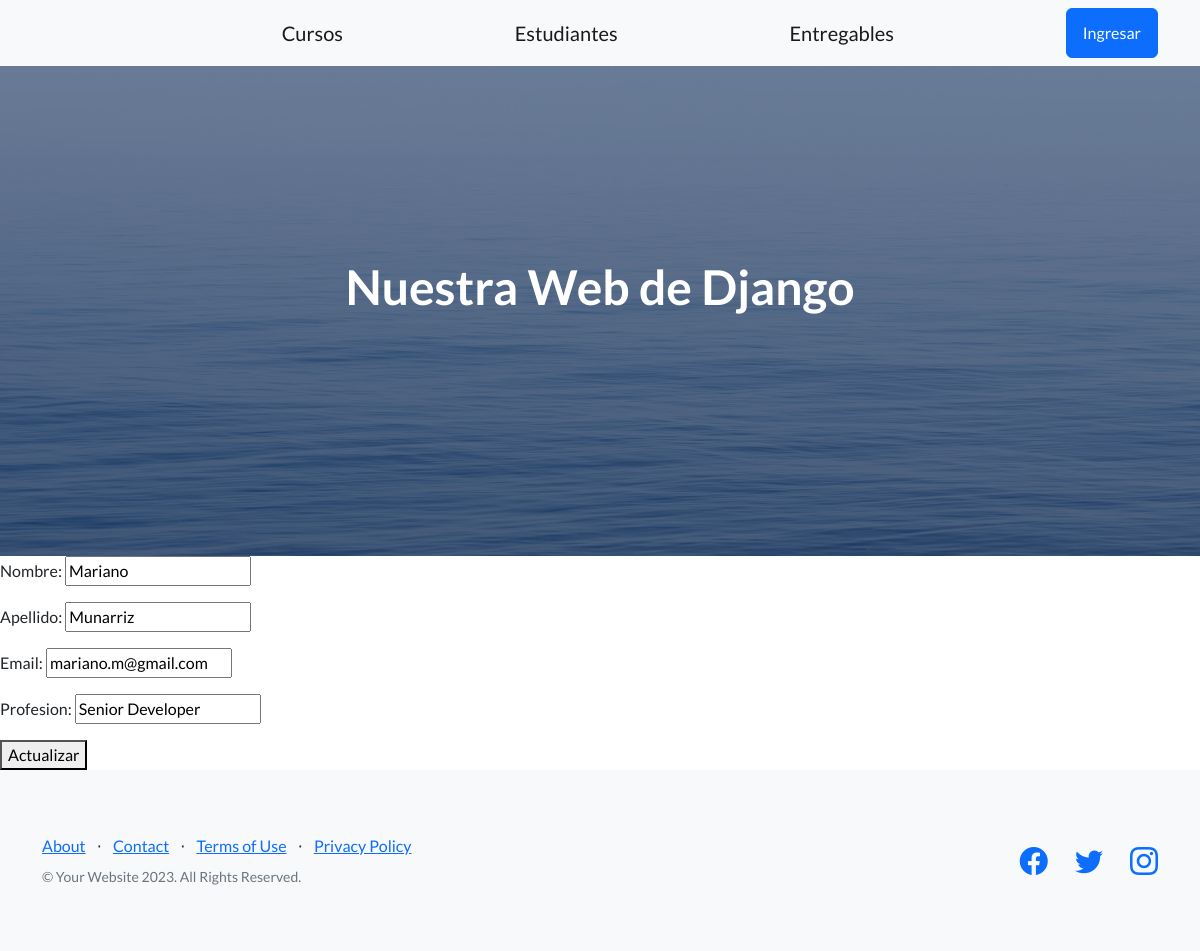
/app-coder/edita-profesor/2, run on the app's committed database.
### AppCoder/models.py (models this page shows, shortened)
class Profesor(models.Model):
  nombre = models.CharField(max_length=30)
  apellido = models.CharField(max_length=30)
  email = models.EmailField()
  profesion = models.CharField(max_length=30)
  user_id = models.OneToOneField(User, on_delete=models.CASCADE)
  cursos = models.ManyToManyField(Curso)

### AppCoder/views.py (the view)
# urls.py: path('edita-profesor/<int:id>', editar_profesor, name='EditaProfesor'),
def editar_profesor(req, id):
  if req.method == 'POST':
    miFormulario = ProfesorFormulario(req.POST)
    if miFormulario.is_valid():
      data = miFormulario.cleaned_data
      profesor = Profesor.objects.get(id=id)
      profesor.nombre = data["nombre"]
      profesor.apellido = data["apellido"]
      profesor.email = data["email"]
      profesor.profesion = data["profesion"]
      profesor.save()
      return render(req, "inicio.html", {"message": "Profesor actualizado con éxito"})
    else:
      return render(req, "inicio.html", {"message": "Datos inválidos"})
  else:
    profesor = Profesor.objects.get(id=id)
    miFormulario = ProfesorFormulario(initial={
      "nombre": profesor.nombre,
      "apellido": profesor.apellido,
      "email": profesor.email,
      "profesion": profesor.profesion,
    })
    return render(req, "editar_profesor.html", {"miFormulario": miFormulario, "id": profesor.id})

### AppCoder/forms.py
class ProfesorFormulario(forms.Form):
  nombre = forms.CharField()
  apellido = forms.CharField()
  email = forms.EmailField()
  profesion = forms.CharField()

### AppCoder/templates/editar_profesor.html
{% extends 'padre.html' %}
{% block contenidoQueCambia %}
<form action="{% url 'EditaProfesor' id %}" method="post">{% csrf_token %}
  {{miFormulario.as_p}}
  <button type="submit"> Actualizar </button>
</form>
{% endblock contenidoQueCambia %}

### data on the page
Profesor: nombre "Mariano", apellido "Munarriz", email "mariano.m@gmail.com", profesion "Senior Developer"
